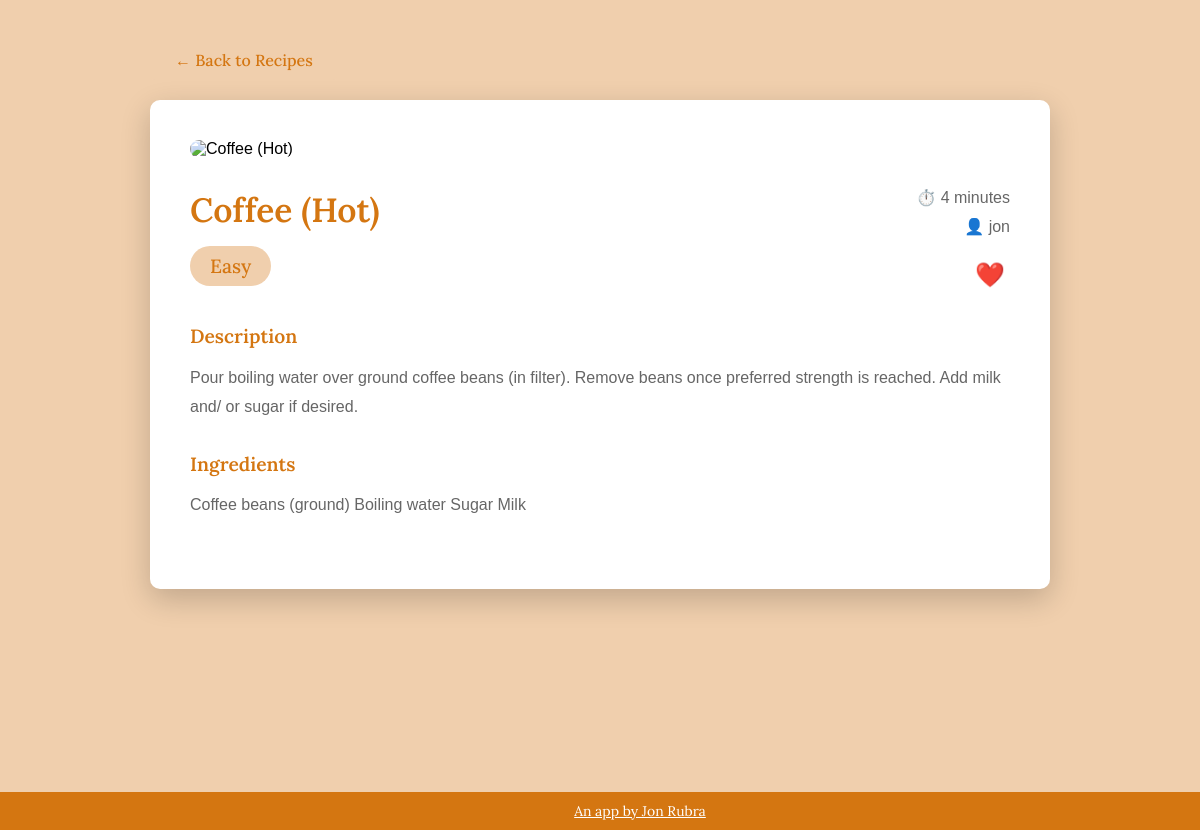
The app's page /recipes/2/ (signed in) with its own data.
### recipes/models.py (models this page shows, shortened)
class Recipe(models.Model):
    name = models.CharField(max_length=120)
    author = models.ForeignKey(User, on_delete=models.CASCADE)
    cooking_time = models.IntegerField(help_text="Time in minutes")
    ingredients = models.TextField()
    description = models.TextField()
    difficulty = models.CharField(max_length=20, blank=True)
    pic = CloudinaryField('image', folder='recipe_pics/', blank=True, null=True)
    def get_ingredients_list(self):
        if self.ingredients:
            ingredients = [ingredient.strip() for ingredient in self.ingredients.split(',')]
            return sorted(ingredients)
        return []

### recipes/views.py (the view)
# urls.py: path('recipes/<int:recipe_id>/', views.recipe_detail, name='recipe_detail'),
@login_required
def recipe_detail(request, recipe_id):
    recipe = get_object_or_404(Recipe, id=recipe_id)
    user_profile, created = UserProfile.objects.get_or_create(user=request.user)
    is_favorited = recipe in user_profile.favorited_recipes.all()
    return render(request, 'recipes/recipe_detail.html', {
        'recipe': recipe,
        'is_favorited': is_favorited
    })

### recipes/templates/recipes/recipe_detail.html (shortened to what this page needs)
<!DOCTYPE html>
<html lang="en">
<head>
    {% load static %}
</head>
<body>
    <div class="container">
        <a href="{% url 'recipes:recipes_list' %}" class="back-button">← Back to Recipes</a>
        <div class="recipe-detail">
            {% if recipe.pic %}
                <img src="{{ recipe.pic.url }}" alt="{{ recipe.name }}" class="recipe-image">
            {% endif %}
            <div class="recipe-header">
                <div class="recipe-title-section">
                    <h1>{{ recipe.name }}</h1>
                    <span class="difficulty">{{ recipe.difficulty }}</span>
                </div>
                <div class="recipe-meta-right">
                    <span class="meta-item">⏱️ {{ recipe.cooking_time }} minutes</span>
                    <span class="meta-item">👤 {{ recipe.author.username }}</span>
                    {% if user.is_authenticated %}
                        <div class="favorite-section">
                            <form method="post" action="{% url 'recipes:toggle_favorite' recipe.id %}" style="display: inline;">
                                <button type="submit" class="favorite-button {% if is_favorited %}favorited{% endif %}" title="{% if is_favorited %}Remove from favorites{% else %}Add to favorites{% endif %}">
                                    {% if is_favorited %}❤️{% else %}🤍{% endif %}
                                </button>
                            </form>
                        </div>
                    {% endif %}
                </div>
            </div>
            <div class="section">
                <h2>Description</h2>
                <p>{{ recipe.description }}</p>
            </div>
            <div class="section">
                <h2>Ingredients</h2>
                <div class="ingredients-list">
                    {% for ingredient in recipe.get_ingredients_list %}
                        <span class="ingredient-item">{{ ingredient }}</span>{% if not forloop.last %} | {% endif %}
                    {% endfor %}
                </div>
            </div>
        </div>
    </div>
    <footer>
        <p>
            <a href="https://www.jonrubra.com/index.html" style="font-family: 'Lora', serif !important;">An app by Jon Rubra</a>
        </p>
    </footer>
</body>
</html>

### recipes/templates/recipes/recipe_detail.html (style rules this page uses)
body { font-family: Arial, sans-serif; margin: 0; padding: 0; background: #f0cfad; min-height: 100vh; display: flex; flex-direction: column; padding-bottom: 30px; }
.container { max-width: 900px; margin: 0 auto; padding: 40px 20px; flex: 1; }
.recipe-detail { background: white; border-radius: 10px; padding: 40px; box-shadow: 0 10px 30px rgba(0,0,0,0.2); }
.recipe-image { width: 100%; max-height: 280px; object-fit: cover; border-radius: 10px; margin-bottom: 30px; }
.recipe-header { display: flex; justify-content: space-between; align-items: flex-start; margin-bottom: 30px; }
.recipe-title-section { flex: 1; }
.recipe-detail h1 { font-family: "Lora", serif; font-weight: 600; font-size: 2.1em; color: #d47611; margin: 0 0 15px 0; }
.difficulty { font-family: "Lora", serif; font-weight: 500; font-size: 1.2em; padding: 8px 20px; border-radius: 20px; background: #f0cfad; color: #d47611; display: inline-block; }
.recipe-meta-right { text-align: right; display: flex; flex-direction: column; gap: 10px; }
.meta-item { font-size: 16px; color: #666; }
.favorite-section { margin-top: 10px; }
.favorite-button { background: none; border: none; font-size: 24px; cursor: pointer; padding: 5px; transition: transform 0.2s; }
.section { margin-bottom: 30px; }
.section h2 { font-family: "Lora", serif; font-weight: 600; font-size: 1.2em; color: #d47611; margin-bottom: 15px; }
.section p, .section ul { color: #666; line-height: 1.8; font-size: 16px; }
.ingredients-list { color: #666; font-size: 16px; line-height: 1.8; }
.ingredient-item { display: inline; }
.back-button { font-family: "Lora", serif; font-weight: 500; display: inline-block; margin-bottom: 20px; padding: 10px 25px; background: #f0cfad; color: #d47611; text-decoration: none; border-radius: 5px; transition: background 0.3s, color 0.3s; }
footer { background: #d47611; padding: 10px 40px; text-align: center; width: 100%; position: fixed; bottom: 0; left: 0; }
footer p { margin: 0; color: white; font-size: 14px; }
footer a { font-family: 'Lora', serif !important; color: white; text-decoration: underline; }

### records on screen
Recipe: name "Coffee (Hot)", difficulty "Easy", cooking_time "4", author.username "jon", description "Pour boiling water over ground coffee beans (in filter). Remove beans once preferred strength is reached. Add milk and/ or sugar if desired.", get_ingredients_list "Coffee beans (ground) Boiling water Sugar Milk"
